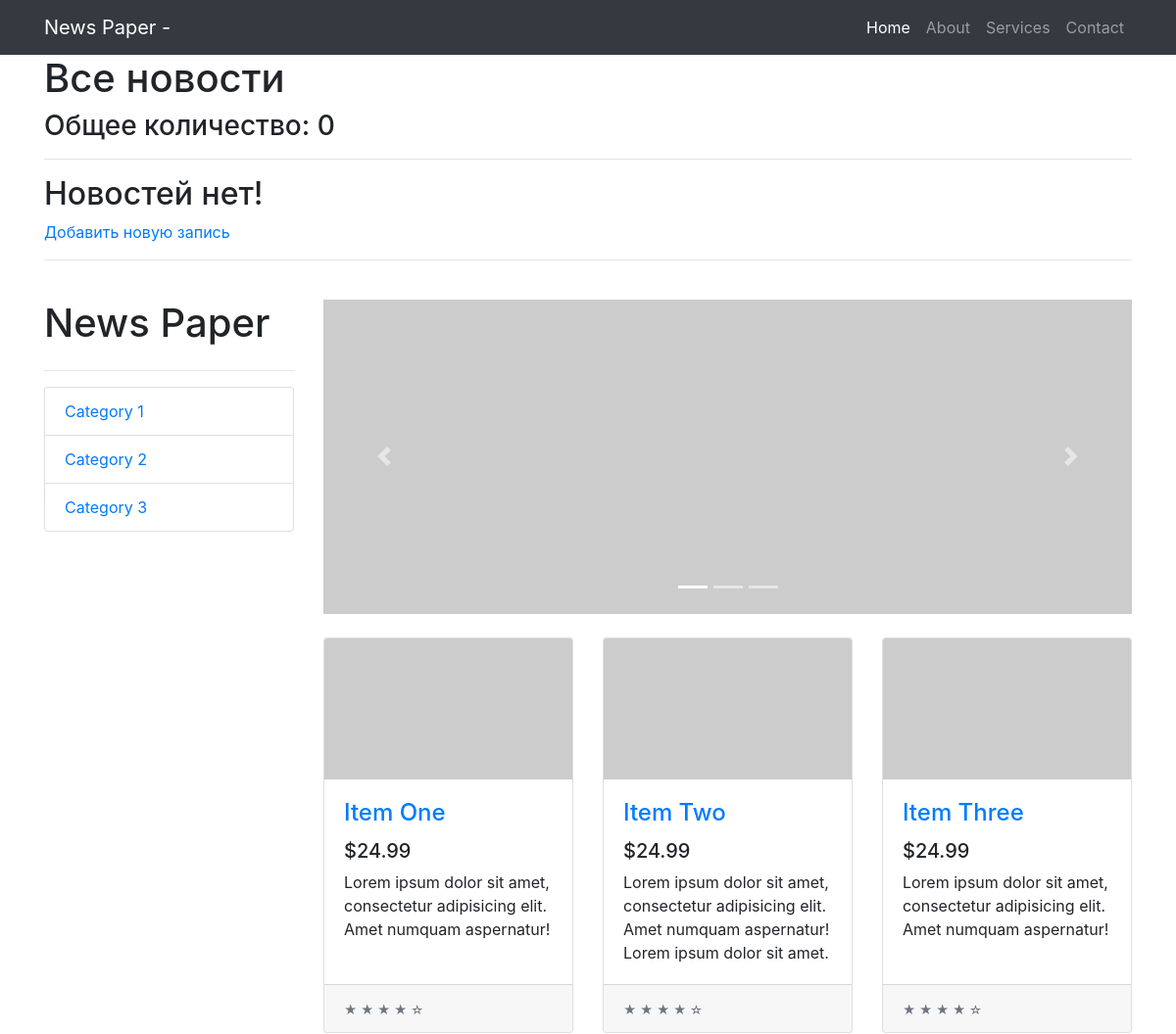
Before: /news/ (upper part) with the older database file.
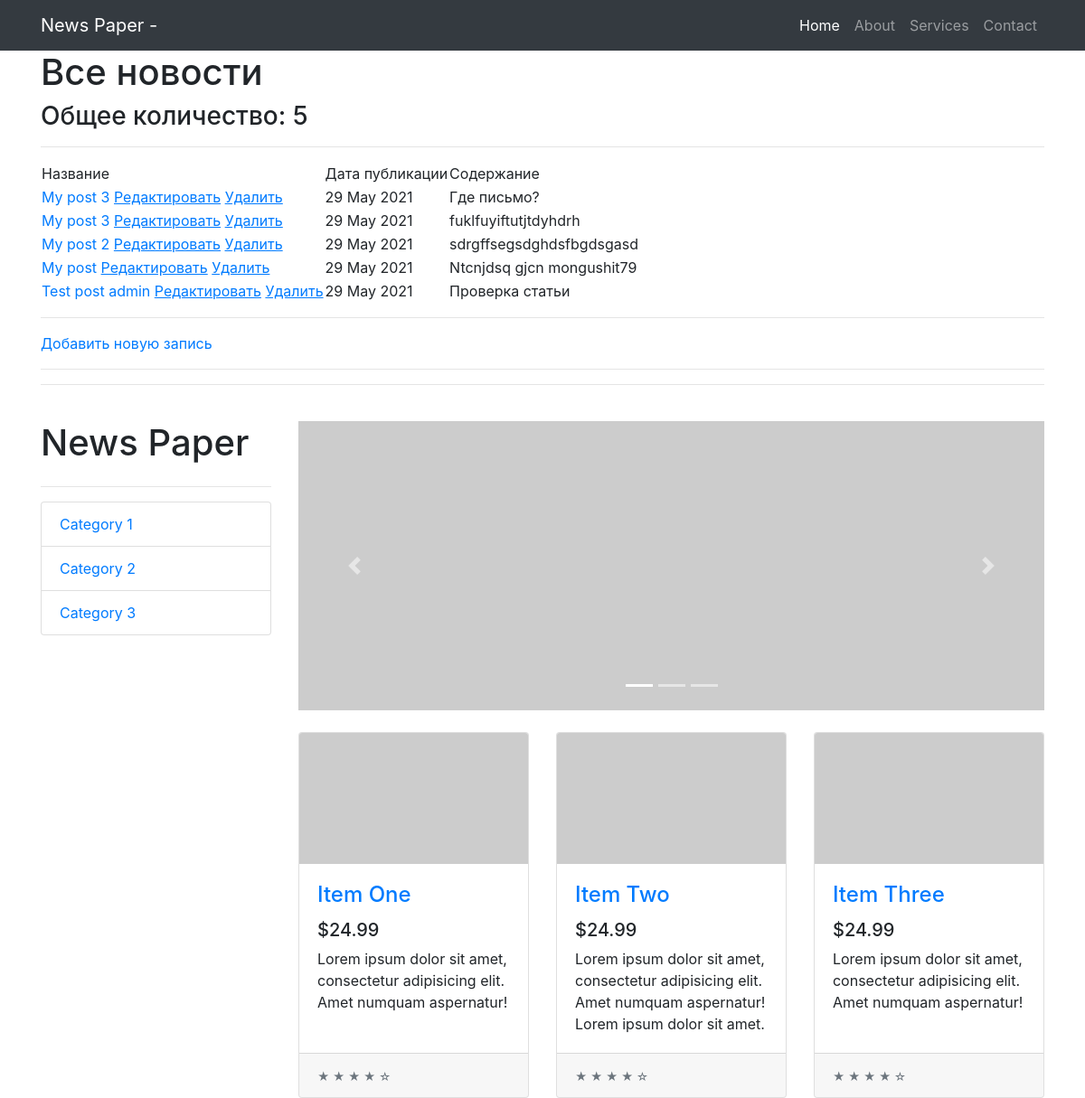
After: the same page with the newer database file.
### news/models.py (models this page shows, shortened)
class Post(models.Model):
    state = 'ST'
    new = 'NE'
    POSITIONS = [
        (state, 'Статья'),
        (new, 'Новость')
    ]
    position = models.CharField(max_length=2,
                                choices=POSITIONS,
                                default=state)
    post_date = models.DateTimeField(auto_now_add=True)
    post_name = models.CharField(max_length=250)
    content = models.TextField()
    rating_post = models.IntegerField(default=0)
    author = models.ForeignKey(Author, on_delete=models.CASCADE)
    category = models.ManyToManyField(Category, through='PostCategory')

### news/views.py (the view)
# urls.py: path('', PostList.as_view()),
class PostList(ListView):
    model = Post  # указываем модель, объекты которой мы будем выводить
    template_name = 'posts.html'  # указываем имя шаблона, в котором будет лежать html, в
    context_object_name = 'posts'  # это имя списка, в котором будут лежать все объекты,
    queryset = Post.objects.order_by('-post_date')
    paginate_by = 10
    def get_context_data(self, **kwargs):
        context = super().get_context_data(**kwargs)
        context['filter'] = PostFilter(self.request.GET,
                                       queryset=self.get_queryset())  # вписываем фильтр
        return context

### news/templatetags/custom_filters.py (called while the page is built)
@register.filter(name='censor')
def censor(value, arg):
    words = value.split()
    value1 = ''
    for word in words:
        if isinstance(word, str) and isinstance(arg, str):
            if word == arg:
                word = '!censor!'
            value1 += word + ' '
        else:
            raise ValueError(f'Нельзя {type(word)}!')
    return value1

### templates/posts.html (shortened to what this page needs)
{% extends 'flatpages/default.html' %}
{% load custom_filters %}
{% block content %}
    <h1>Все новости</h1>
    <h3>Общее количество: {{ posts | length }}</h3>
    <hr>
    {% if posts %}
        <table>
            <tr>
                <td>
                    Название
                </td>
                <td>
                    Дата публикации
                </td>
                <td>
                    Содержание
                </td>
            </tr>
        {% for post in page_obj %}
            <tr>
                <td>
                    <a href="{% url 'post' post.id %}">{{ post.post_name | censor:'new' }}</a>
                    <a href="{% url 'post_update' post.id %}"><u>Редактировать</u></a>
                 <a href="{% url 'post_delete' post.id %}"><u> Удалить </u></a>
                </td>
                <td>
                    {{ post.post_date | date:'d M Y' }}
                </td>
                <td>
                    {{ post.content | truncatechars:50 | censor:'ipsum' }}
                </td>
            </tr>
        {% endfor %}
        </table>
        <hr>
        <a href="{% url 'post_create' %}">Добавить новую запись</a> <br>
        <hr>
    {% else %}
        <h2>Новостей нет!</h2>
        <a href="{% url 'post_create' %}">Добавить новую запись</a> <br>
    {% endif %}
{% endblock content %}

### templates/flatpages/default.html (shortened to what this page needs)
{% load static %}
<!DOCTYPE html>
<html lang="en">
    <head>
        <link href="{% static 'css/styles.css' %}" rel="stylesheet" />
    </head>
    <body>
        <nav class="navbar navbar-expand-lg navbar-dark bg-dark">
            <div class="container">
                <a class="navbar-brand" href="/">News Paper - {{ flatpage.title }}</a>
                <div class="collapse navbar-collapse" id="navbarResponsive">
                    <ul class="navbar-nav ml-auto">
                        <li class="nav-item active">
                            <a class="nav-link" href="/">
                                Home
                            </a>
                        </li>
                        <li class="nav-item"><a class="nav-link" href="about/">About</a></li>
                        <li class="nav-item"><a class="nav-link" href="services/">Services</a></li>
                        <li class="nav-item"><a class="nav-link" href="contacts/">Contact</a></li>
                    </ul>
                </div>
            </div>
        </nav>
        <div class="container">
            {% block content %}{% endblock content %}
            <hr>
            <div class="row">
                <div class="col-lg-3">
                    <h1 class="my-4">News Paper</h1>
                    <hr>
                    <div class="list-group">
                        <a class="list-group-item" href="#!">Category 1</a>
                        <a class="list-group-item" href="#!">Category 2</a>
                        <a class="list-group-item" href="#!">Category 3</a>
                    </div>
                </div>
                <div class="col-lg-9">
                    <div class="carousel slide my-4" id="carouselExampleIndicators" data-ride="carousel">
                        <ol class="carousel-indicators">
                            <li class="active" data-target="#carouselExampleIndicators" data-slide-to="0"></li>
                            <li data-target="#carouselExampleIndicators" data-slide-to="1"></li>
                            <li data-target="#carouselExampleIndicators" data-slide-to="2"></li>
                        </ol>
                        <div class="carousel-inner" role="listbox">
                            <div class="carousel-item active"><img class="d-block img-fluid" src="https://via.placeholder.com/900x350" alt="First slide" /></div>
                        </div>
                        <a class="carousel-control-prev" href="#carouselExampleIndicators" role="button" data-slide="prev">
                            <span class="carousel-control-prev-icon" aria-hidden="true"></span>
                        </a>
                        <a class="carousel-control-next" href="#carouselExampleIndicators" role="button" data-slide="next">
                            <span class="carousel-control-next-icon" aria-hidden="true"></span>
                        </a>
                    </div>
                    <div class="row">
                        <div class="col-lg-4 col-md-6 mb-4">
                            <div class="card h-100">
                                <a href="#!"><img class="card-img-top" src="https://via.placeholder.com/700x400" alt="..." /></a>
                                <div class="card-body">
                                    <h4 class="card-title"><a href="#!">Item One</a></h4>
                                    <h5>$24.99</h5>
                                    <p class="card-text">Lorem ipsum dolor sit amet, consectetur adipisicing elit. Amet numquam aspernatur!</p>
                                </div>
                                <div class="card-footer"><small class="text-muted">★ ★ ★ ★ ☆</small></div>
                            </div>
                        </div>
                        <div class="col-lg-4 col-md-6 mb-4">
                            <div class="card h-100">
                                <a href="#!"><img class="card-img-top" src="https://via.placeholder.com/700x400" alt="..." /></a>
                                <div class="card-body">
                                    <h4 class="card-title"><a href="#!">Item Two</a></h4>
                                    <h5>$24.99</h5>
                                    <p class="card-text">Lorem ipsum dolor sit amet, consectetur adipisicing elit. Amet numquam aspernatur! Lorem ipsum dolor sit amet.</p>
                                </div>
                                <div class="card-footer"><small class="text-muted">★ ★ ★ ★ ☆</small></div>
                            </div>
                        </div>
                        <div class="col-lg-4 col-md-6 mb-4">
                            <div class="card h-100">
                                <a href="#!"><img class="card-img-top" src="https://via.placeholder.com/700x400" alt="..." /></a>
                                <div class="card-body">
                                    <h4 class="card-title"><a href="#!">Item Three</a></h4>
                                    <h5>$24.99</h5>
                                    <p class="card-text">Lorem ipsum dolor sit amet, consectetur adipisicing elit. Amet numquam aspernatur!</p>
                                </div>
                                <div class="card-footer"><small class="text-muted">★ ★ ★ ★ ☆</small></div>
                            </div>
                        </div>
                    </div>
                </div>
            </div>
        </div>
    </body>
</html>

Changed rows visible on the page:
added Post: post_name|censor "My post 3", post_date "29 May 2021", content|censor "Где письмо?"
added Post: post_name|censor "My post 3", post_date "29 May 2021", content|censor "fuklfuyiftutjtdyhdrh"
added Post: post_name|censor "My post 2", post_date "29 May 2021", content|censor "sdrgffsegsdghdsfbgdsgasd"
added Post: post_name|censor "My post", post_date "29 May 2021", content|censor "Ntcnjdsq gjcn mongushit79"
added Post: post_name|censor "Test post admin", post_date "29 May 2021", content|censor "Проверка статьи"
Other visible differences:
{{ posts | length }}: "0" → "5"
text no longer shown: "Новостей нет!"
text now shown: "Название Дата публикации Содержание"
